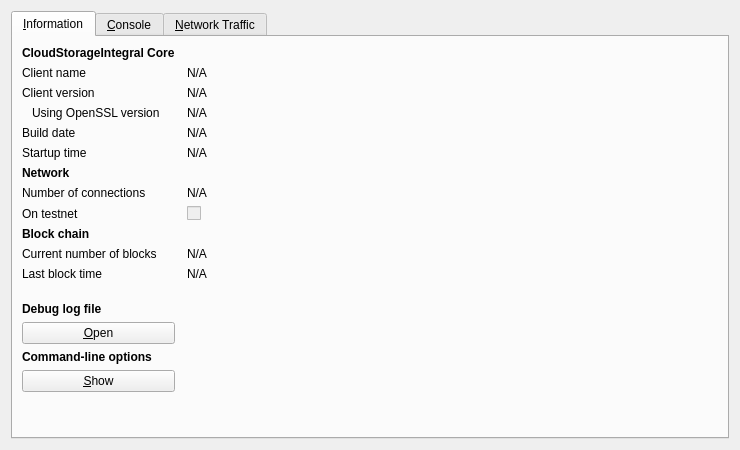
<?xml version="1.0" encoding="UTF-8"?>
<ui version="4.0">
 <class>RPCConsole</class>
 <widget class="QDialog" name="RPCConsole">
  <property name="geometry">
   <rect>
    <x>0</x>
    <y>0</y>
    <width>740</width>
    <height>450</height>
   </rect>
  </property>
  <property name="windowTitle">
   <string>CloudStorageIntegral - Debug window</string>
  </property>
  <layout class="QVBoxLayout" name="verticalLayout_2">
   <item>
    <widget class="QTabWidget" name="tabWidget">
     <property name="currentIndex">
      <number>0</number>
     </property>
     <widget class="QWidget" name="tab_info">
      <attribute name="title">
       <string>&amp;Information</string>
      </attribute>
      <layout class="QGridLayout" name="gridLayout" columnstretch="0,1">
       <property name="horizontalSpacing">
        <number>12</number>
       </property>
       <item row="0" column="0">
        <widget class="QLabel" name="label_9">
         <property name="font">
          <font>
           <weight>75</weight>
           <bold>true</bold>
          </font>
         </property>
         <property name="text">
          <string>CloudStorageIntegral Core</string>
         </property>
        </widget>
       </item>
       <item row="1" column="0">
        <widget class="QLabel" name="label_5">
         <property name="text">
          <string>Client name</string>
         </property>
        </widget>
       </item>
       <item row="1" column="1">
        <widget class="QLabel" name="clientName">
         <property name="cursor">
          <cursorShape>IBeamCursor</cursorShape>
         </property>
         <property name="text">
          <string>N/A</string>
         </property>
         <property name="textFormat">
          <enum>Qt::PlainText</enum>
         </property>
         <property name="textInteractionFlags">
          <set>Qt::LinksAccessibleByMouse|Qt::TextSelectableByKeyboard|Qt::TextSelectableByMouse</set>
         </property>
        </widget>
       </item>
       <item row="2" column="0">
        <widget class="QLabel" name="label_6">
         <property name="text">
          <string>Client version</string>
         </property>
        </widget>
       </item>
       <item row="2" column="1">
        <widget class="QLabel" name="clientVersion">
         <property name="cursor">
          <cursorShape>IBeamCursor</cursorShape>
         </property>
         <property name="text">
          <string>N/A</string>
         </property>
         <property name="textFormat">
          <enum>Qt::PlainText</enum>
         </property>
         <property name="textInteractionFlags">
          <set>Qt::LinksAccessibleByMouse|Qt::TextSelectableByKeyboard|Qt::TextSelectableByMouse</set>
         </property>
        </widget>
       </item>
       <item row="3" column="0">
        <widget class="QLabel" name="label_14">
         <property name="text">
          <string>Using OpenSSL version</string>
         </property>
         <property name="indent">
          <number>10</number>
         </property>
        </widget>
       </item>
       <item row="3" column="1">
        <widget class="QLabel" name="openSSLVersion">
         <property name="cursor">
          <cursorShape>IBeamCursor</cursorShape>
         </property>
         <property name="text">
          <string>N/A</string>
         </property>
         <property name="textFormat">
          <enum>Qt::PlainText</enum>
         </property>
         <property name="textInteractionFlags">
          <set>Qt::LinksAccessibleByMouse|Qt::TextSelectableByKeyboard|Qt::TextSelectableByMouse</set>
         </property>
        </widget>
       </item>
       <item row="4" column="0">
        <widget class="QLabel" name="label_12">
         <property name="text">
          <string>Build date</string>
         </property>
        </widget>
       </item>
       <item row="4" column="1">
        <widget class="QLabel" name="buildDate">
         <property name="cursor">
          <cursorShape>IBeamCursor</cursorShape>
         </property>
         <property name="text">
          <string>N/A</string>
         </property>
         <property name="textFormat">
          <enum>Qt::PlainText</enum>
         </property>
         <property name="textInteractionFlags">
          <set>Qt::LinksAccessibleByMouse|Qt::TextSelectableByKeyboard|Qt::TextSelectableByMouse</set>
         </property>
        </widget>
       </item>
       <item row="5" column="0">
        <widget class="QLabel" name="label_13">
         <property name="text">
          <string>Startup time</string>
         </property>
        </widget>
       </item>
       <item row="5" column="1">
        <widget class="QLabel" name="startupTime">
         <property name="cursor">
          <cursorShape>IBeamCursor</cursorShape>
         </property>
         <property name="text">
          <string>N/A</string>
         </property>
         <property name="textFormat">
          <enum>Qt::PlainText</enum>
         </property>
         <property name="textInteractionFlags">
          <set>Qt::LinksAccessibleByMouse|Qt::TextSelectableByKeyboard|Qt::TextSelectableByMouse</set>
         </property>
        </widget>
       </item>
       <item row="6" column="0">
        <widget class="QLabel" name="label_11">
         <property name="font">
          <font>
           <weight>75</weight>
           <bold>true</bold>
          </font>
         </property>
         <property name="text">
          <string>Network</string>
         </property>
        </widget>
       </item>
       <item row="7" column="0">
        <widget class="QLabel" name="label_7">
         <property name="text">
          <string>Number of connections</string>
         </property>
        </widget>
       </item>
       <item row="7" column="1">
        <widget class="QLabel" name="numberOfConnections">
         <property name="cursor">
          <cursorShape>IBeamCursor</cursorShape>
         </property>
         <property name="text">
          <string>N/A</string>
         </property>
         <property name="textFormat">
          <enum>Qt::PlainText</enum>
         </property>
         <property name="textInteractionFlags">
          <set>Qt::LinksAccessibleByMouse|Qt::TextSelectableByKeyboard|Qt::TextSelectableByMouse</set>
         </property>
        </widget>
       </item>
       <item row="8" column="0">
        <widget class="QLabel" name="label_8">
         <property name="text">
          <string>On testnet</string>
         </property>
        </widget>
       </item>
       <item row="8" column="1">
        <widget class="QCheckBox" name="isTestNet">
         <property name="enabled">
          <bool>false</bool>
         </property>
         <property name="text">
          <string/>
         </property>
        </widget>
       </item>
       <item row="9" column="0">
        <widget class="QLabel" name="label_10">
         <property name="font">
          <font>
           <weight>75</weight>
           <bold>true</bold>
          </font>
         </property>
         <property name="text">
          <string>Block chain</string>
         </property>
        </widget>
       </item>
       <item row="10" column="0">
        <widget class="QLabel" name="label_3">
         <property name="text">
          <string>Current number of blocks</string>
         </property>
        </widget>
       </item>
       <item row="10" column="1">
        <widget class="QLabel" name="numberOfBlocks">
         <property name="cursor">
          <cursorShape>IBeamCursor</cursorShape>
         </property>
         <property name="text">
          <string>N/A</string>
         </property>
         <property name="textFormat">
          <enum>Qt::PlainText</enum>
         </property>
         <property name="textInteractionFlags">
          <set>Qt::LinksAccessibleByMouse|Qt::TextSelectableByKeyboard|Qt::TextSelectableByMouse</set>
         </property>
        </widget>
       </item>
       <item row="11" column="0">
        <widget class="QLabel" name="label_2">
         <property name="text">
          <string>Last block time</string>
         </property>
        </widget>
       </item>
       <item row="11" column="1">
        <widget class="QLabel" name="lastBlockTime">
         <property name="cursor">
          <cursorShape>IBeamCursor</cursorShape>
         </property>
         <property name="text">
          <string>N/A</string>
         </property>
         <property name="textFormat">
          <enum>Qt::PlainText</enum>
         </property>
         <property name="textInteractionFlags">
          <set>Qt::LinksAccessibleByMouse|Qt::TextSelectableByKeyboard|Qt::TextSelectableByMouse</set>
         </property>
        </widget>
       </item>
       <item row="12" column="0">
        <spacer name="verticalSpacer_2">
         <property name="orientation">
          <enum>Qt::Vertical</enum>
         </property>
         <property name="sizeHint" stdset="0">
          <size>
           <width>20</width>
           <height>20</height>
          </size>
         </property>
        </spacer>
       </item>
       <item row="13" column="0">
        <widget class="QLabel" name="labelDebugLogfile">
         <property name="font">
          <font>
           <weight>75</weight>
           <bold>true</bold>
          </font>
         </property>
         <property name="text">
          <string>Debug log file</string>
         </property>
        </widget>
       </item>
       <item row="14" column="0">
        <widget class="QPushButton" name="openDebugLogfileButton">
         <property name="toolTip">
          <string>Open the CloudStorageIntegral debug log file from the current data directory. This can take a few seconds for large log files.</string>
         </property>
         <property name="text">
          <string>&amp;Open</string>
         </property>
         <property name="autoDefault">
          <bool>false</bool>
         </property>
        </widget>
       </item>
       <item row="15" column="0">
        <widget class="QLabel" name="labelCLOptions">
         <property name="font">
          <font>
           <weight>75</weight>
           <bold>true</bold>
          </font>
         </property>
         <property name="text">
          <string>Command-line options</string>
         </property>
        </widget>
       </item>
       <item row="16" column="0">
        <widget class="QPushButton" name="showCLOptionsButton">
         <property name="toolTip">
          <string>Show the CloudStorageIntegral help message to get a list with possible CloudStorageIntegral command-line options.</string>
         </property>
         <property name="text">
          <string>&amp;Show</string>
         </property>
         <property name="autoDefault">
          <bool>false</bool>
         </property>
        </widget>
       </item>
       <item row="17" column="0">
        <spacer name="verticalSpacer">
         <property name="orientation">
          <enum>Qt::Vertical</enum>
         </property>
         <property name="sizeHint" stdset="0">
          <size>
           <width>20</width>
           <height>40</height>
          </size>
         </property>
        </spacer>
       </item>
      </layout>
     </widget>
     <widget class="QWidget" name="tab_console">
      <attribute name="title">
       <string>&amp;Console</string>
      </attribute>
      <layout class="QVBoxLayout" name="verticalLayout_3">
       <property name="spacing">
        <number>3</number>
       </property>
       <item>
        <widget class="QTextEdit" name="messagesWidget">
         <property name="minimumSize">
          <size>
           <width>0</width>
           <height>100</height>
          </size>
         </property>
         <property name="readOnly">
          <bool>true</bool>
         </property>
         <property name="tabKeyNavigation" stdset="0">
          <bool>false</bool>
         </property>
         <property name="columnCount" stdset="0">
          <number>2</number>
         </property>
        </widget>
       </item>
       <item>
        <layout class="QHBoxLayout" name="horizontalLayout">
         <property name="spacing">
          <number>3</number>
         </property>
         <item>
          <widget class="QLabel" name="label">
           <property name="text">
            <string notr="true">&gt;</string>
           </property>
          </widget>
         </item>
         <item>
          <widget class="QLineEdit" name="lineEdit"/>
         </item>
         <item>
          <widget class="QPushButton" name="clearButton">
           <property name="maximumSize">
            <size>
             <width>24</width>
             <height>24</height>
            </size>
           </property>
           <property name="toolTip">
            <string>Clear console</string>
           </property>
           <property name="text">
            <string/>
           </property>
           <property name="icon">
            <iconset resource="../bitcoin.qrc">
             <normaloff>:/icons/remove</normaloff>:/icons/remove</iconset>
           </property>
           <property name="shortcut">
            <string notr="true">Ctrl+L</string>
           </property>
           <property name="autoDefault">
            <bool>false</bool>
           </property>
          </widget>
         </item>
        </layout>
       </item>
      </layout>
     </widget>
     <widget class="QWidget" name="tab">
      <attribute name="title">
       <string>&amp;Network Traffic</string>
      </attribute>
      <layout class="QHBoxLayout" name="horizontalLayout_3">
       <item>
        <layout class="QVBoxLayout" name="verticalLayout_4">
         <item>
          <widget class="TrafficGraphWidget" name="trafficGraph" native="true">
           <property name="sizePolicy">
            <sizepolicy hsizetype="Expanding" vsizetype="Expanding">
             <horstretch>0</horstretch>
             <verstretch>0</verstretch>
            </sizepolicy>
           </property>
          </widget>
         </item>
         <item>
          <layout class="QHBoxLayout" name="horizontalLayout_2">
           <item>
            <widget class="QSlider" name="sldGraphRange">
             <property name="minimum">
              <number>1</number>
             </property>
             <property name="maximum">
              <number>288</number>
             </property>
             <property name="pageStep">
              <number>12</number>
             </property>
             <property name="value">
              <number>6</number>
             </property>
             <property name="orientation">
              <enum>Qt::Horizontal</enum>
             </property>
            </widget>
           </item>
           <item>
            <widget class="QLabel" name="lblGraphRange">
             <property name="minimumSize">
              <size>
               <width>100</width>
               <height>0</height>
              </size>
             </property>
             <property name="alignment">
              <set>Qt::AlignCenter</set>
             </property>
            </widget>
           </item>
           <item>
            <widget class="QPushButton" name="btnClearTrafficGraph">
             <property name="text">
              <string>&amp;Clear</string>
             </property>
            </widget>
           </item>
          </layout>
         </item>
        </layout>
       </item>
       <item>
        <layout class="QVBoxLayout" name="verticalLayout">
         <item>
          <widget class="QGroupBox" name="groupBox">
           <property name="title">
            <string>Totals</string>
           </property>
           <layout class="QVBoxLayout" name="verticalLayout_5">
            <item>
             <layout class="QHBoxLayout" name="horizontalLayout_4">
              <item>
               <widget class="Line" name="line">
                <property name="sizePolicy">
                 <sizepolicy hsizetype="Fixed" vsizetype="Fixed">
                  <horstretch>0</horstretch>
                  <verstretch>0</verstretch>
                 </sizepolicy>
                </property>
                <property name="minimumSize">
                 <size>
                  <width>10</width>
                  <height>0</height>
                 </size>
                </property>
                <property name="palette">
                 <palette>
                  <active>
                   <colorrole role="Light">
                    <brush brushstyle="SolidPattern">
                     <color alpha="255">
                      <red>0</red>
                      <green>255</green>
                      <blue>0</blue>
                     </color>
                    </brush>
                   </colorrole>
                  </active>
                  <inactive>
                   <colorrole role="Light">
                    <brush brushstyle="SolidPattern">
                     <color alpha="255">
                      <red>0</red>
                      <green>255</green>
                      <blue>0</blue>
                     </color>
                    </brush>
                   </colorrole>
                  </inactive>
                  <disabled>
                   <colorrole role="Light">
                    <brush brushstyle="SolidPattern">
                     <color alpha="255">
                      <red>0</red>
                      <green>255</green>
                      <blue>0</blue>
                     </color>
                    </brush>
                   </colorrole>
                  </disabled>
                 </palette>
                </property>
                <property name="orientation">
                 <enum>Qt::Horizontal</enum>
                </property>
               </widget>
              </item>
              <item>
               <widget class="QLabel" name="label_16">
                <property name="text">
                 <string>In:</string>
                </property>
               </widget>
              </item>
              <item>
               <widget class="QLabel" name="lblBytesIn">
                <property name="minimumSize">
                 <size>
                  <width>50</width>
                  <height>0</height>
                 </size>
                </property>
                <property name="alignment">
                 <set>Qt::AlignRight|Qt::AlignTrailing|Qt::AlignVCenter</set>
                </property>
               </widget>
              </item>
             </layout>
            </item>
            <item>
             <layout class="QHBoxLayout" name="horizontalLayout_5">
              <item>
               <widget class="Line" name="line_2">
                <property name="sizePolicy">
                 <sizepolicy hsizetype="Fixed" vsizetype="Fixed">
                  <horstretch>0</horstretch>
                  <verstretch>0</verstretch>
                 </sizepolicy>
                </property>
                <property name="minimumSize">
                 <size>
                  <width>10</width>
                  <height>0</height>
                 </size>
                </property>
                <property name="palette">
                 <palette>
                  <active>
                   <colorrole role="Light">
                    <brush brushstyle="SolidPattern">
                     <color alpha="255">
                      <red>255</red>
                      <green>0</green>
                      <blue>0</blue>
                     </color>
                    </brush>
                   </colorrole>
                  </active>
                  <inactive>
                   <colorrole role="Light">
                    <brush brushstyle="SolidPattern">
                     <color alpha="255">
                      <red>255</red>
                      <green>0</green>
                      <blue>0</blue>
                     </color>
                    </brush>
                   </colorrole>
                  </inactive>
                  <disabled>
                   <colorrole role="Light">
                    <brush brushstyle="SolidPattern">
                     <color alpha="255">
                      <red>255</red>
                      <green>0</green>
                      <blue>0</blue>
                     </color>
                    </brush>
                   </colorrole>
                  </disabled>
                 </palette>
                </property>
                <property name="orientation">
                 <enum>Qt::Horizontal</enum>
                </property>
               </widget>
              </item>
              <item>
               <widget class="QLabel" name="label_17">
                <property name="text">
                 <string>Out:</string>
                </property>
               </widget>
              </item>
              <item>
               <widget class="QLabel" name="lblBytesOut">
                <property name="minimumSize">
                 <size>
                  <width>50</width>
                  <height>0</height>
                 </size>
                </property>
                <property name="alignment">
                 <set>Qt::AlignRight|Qt::AlignTrailing|Qt::AlignVCenter</set>
                </property>
               </widget>
              </item>
             </layout>
            </item>
            <item>
             <spacer name="verticalSpacer_4">
              <property name="orientation">
               <enum>Qt::Vertical</enum>
              </property>
              <property name="sizeHint" stdset="0">
               <size>
                <width>20</width>
                <height>407</height>
               </size>
              </property>
             </spacer>
            </item>
           </layout>
          </widget>
         </item>
        </layout>
       </item>
      </layout>
     </widget>
    </widget>
   </item>
  </layout>
 </widget>
 <customwidgets>
  <customwidget>
   <class>TrafficGraphWidget</class>
   <extends>QWidget</extends>
   <header>trafficgraphwidget.h</header>
   <container>1</container>
   <slots>
    <slot>clear()</slot>
   </slots>
  </customwidget>
 </customwidgets>
 <resources>
  <include location="../bitcoin.qrc"/>
 </resources>
 <connections/>
</ui>
